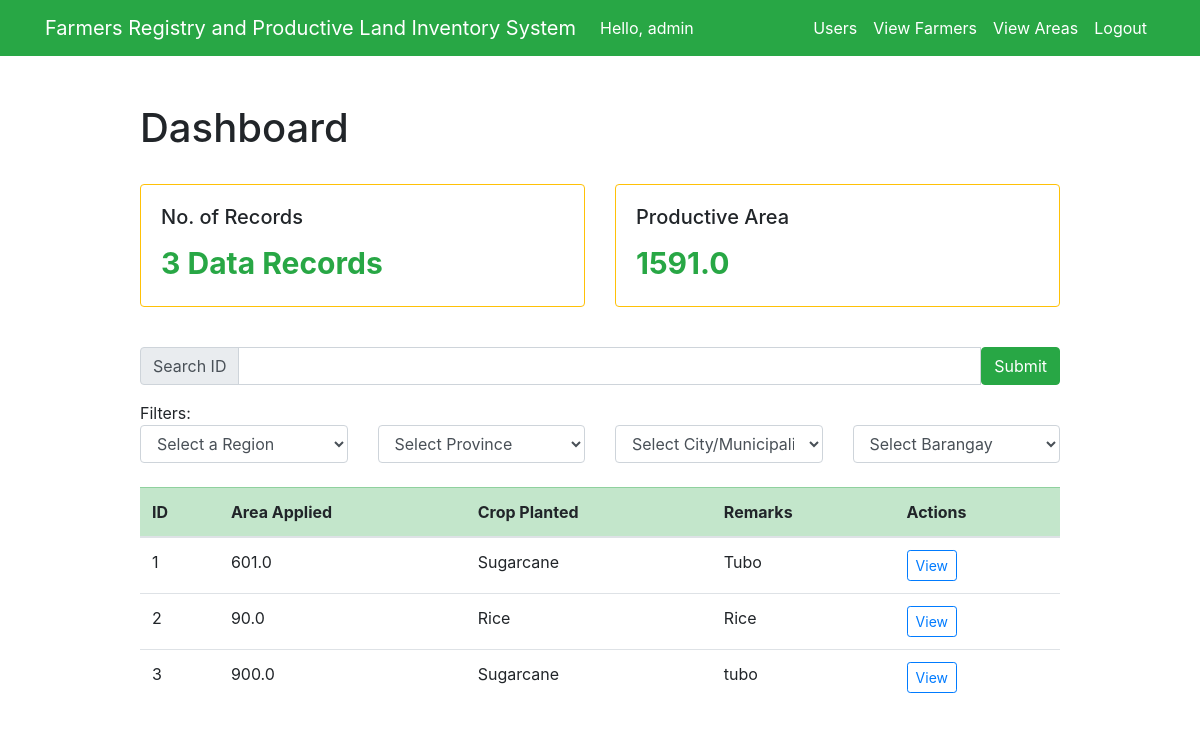
/dashboard/area (signed in), run on an earlier commit of the app's database.
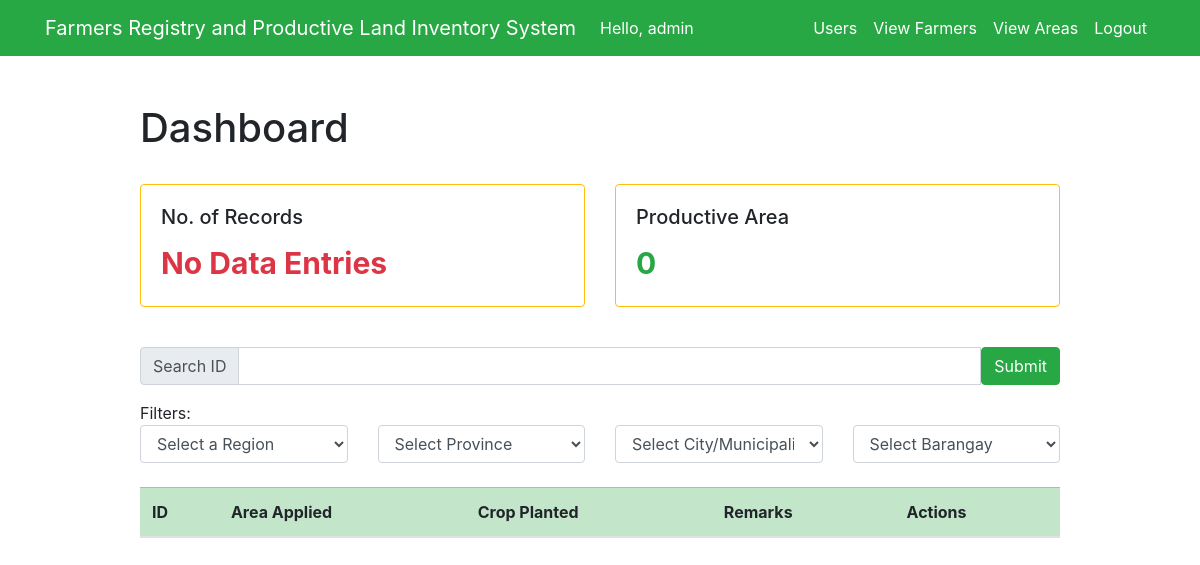
And on a later commit of the database.
### test_app/models.py (models this page shows)
class UsersAreaInfo(models.Model):
    RICE = 'Rice'
    CORN = 'Corn'
    SUGARCANE = 'Sugarcane'
    PLANTED = [
        (RICE, 'Rice'),
        (CORN, 'Corn'),
        (SUGARCANE, 'Sugarcane'),
    ]
    farmer_id = models.ForeignKey(Farmer, models.CASCADE, db_column='farmer_id')
    total_area = models.FloatField()
    crop_planted = models.CharField(max_length=9, choices=PLANTED, default=RICE, blank=True, null=True)
    remarks = models.CharField(max_length=100, blank=True, null=True)
    sketch_plan = models.FileField(upload_to='documents_sp/', max_length=254, blank=True)
    map = models.FileField(upload_to='documents_map/', max_length=254, blank=True)
    google_earth = models.FileField(upload_to='documents_ge/', max_length=254, blank=True)
    area_coordinates = models.FileField(upload_to='documents_coordinates/', max_length=254, blank=True)
    profile_field = models.CharField(max_length=250)
    soil_ph = models.IntegerField()
    region = models.CharField(max_length=200)
    province = models.CharField(max_length=200)
    muncity = models.CharField(max_length=200)
    brgy = models.CharField(max_length=200)

### test_app/views.py (the view, shortened to what this page needs)
# urls.py: path('dashboard/area', views.viewarea_dashboard, name='viewarea_dashboard'),
@login_required(login_url='/')
def viewarea_dashboard(request):
    if request.method == 'GET':
        data_entries = UsersAreaInfo.objects.all()
        regions = RegionCode.objects.all()
        pa = data_entries
        list_pa = []
        if not pa:
            productive_area = 0
        else:
            list_pa.clear()
            for area in pa:
                list_pa.append(area.total_area)
            np_pa = np.array([list_pa])
            productive_area = np.sum(np_pa)
        context = {
            'data_entries': data_entries,
            'productive_area': productive_area,
            'regions': regions,
        }
        return render(request, 'test_app/viewarea_dashboard.html', context)

### test_app/templates/test_app/viewarea_dashboard.html (shortened to what this page needs)
{% extends "test_app/base.html" %}
{% block content %}
<div class="row justify-content-center mt-5">
    <div class="col-md-10">
        <h1>Dashboard</h1>
        <br>
        <div class="row">
            <div class="col-sm-6 col-lg-6">
                <div class="card border-warning mb-3">
                    <div class="card-body text-warning">
                        <h5 class="card-title text-body">No. of Records</h5>
                        {% if data_entries %}
                            <p class="card-text text-success" style="font-size: 30px;"><strong>{{ data_entries.count }} Data Record{{ data_entries.count|pluralize }}</strong></p>
                        {% else %}
                            <p class="card-text text-danger" style="font-size: 30px;"><strong>No Data Entries</strong></p>
                        {% endif %}
                    </div>
                </div>
            </div>
            <div class="col-sm-6 col-lg-6">
                <div class="card border-warning mb-3">
                    <div class="card-body text-warning">
                        <h5 class="card-title text-body">Productive Area</h5>
                        <p class="card-text text-success" style="font-size: 30px;"><strong>{{ productive_area }}</strong></p>
                    </div>
                </div>
            </div>
        </div>
        <br>
        <form action="" id="searchForm" method="POST">
            <div class="input-group mb-3">
                <div class="input-group-prepend">
                    <span class="input-group-text" id="inputGroup-sizing-default">Search ID</span>
                </div>
                <input type="text" class="form-control" aria-label="Search" aria-describedby="inputGroup-sizing-default" id="search" name="search">
                <button type="submit" class="btn btn-success">Submit</button>
            </div>
            Filters: <br>
            <div class="row">
                <div class="col-sm-12 col-md-6 col-lg-3">
                    <select class="form-select form-control" name="region" id="region" onchange="populateProvince(this)" aria-label="Select Region">
                        <option value="0" selected>Select a Region</option>
                    </select>
                </div>
                <div class="col-sm-12 col-md-6 col-lg-3">
                    <select class="form-select form-control" name="province" id="province" onchange="populateMunCity(this)" aria-label="Select Province">
                        <option value="0" selected>Select Province</option>
                    </select>
                </div>
                <div class="col-sm-12 col-md-6 col-lg-3">
                    <select class="form-select form-control" name="muncity" id="muncity" onchange="populateBrgy(this)" aria-label="Select City/Municipality">
                        <option value="0" selected>Select City/Municipality</option>
                    </select>
                </div>
                <div class="col-sm-12 col-md-6 col-lg-3">
                    <select class="form-select form-control" name="brgy" id="brgy" aria-label="Select Barangay">
                        <option value="0" selected>Select Barangay</option>
                    </select>
                </div>
            </div>
        </form>
        <br>
        <table class="table table-hover table-stripped table-responsive-md" id="profile_list">
            <thead class="table-success">
                <tr>
                    <th scope="col">ID</th>
                    <th scope="col">Area Applied</th>
                    <th scope="col">Crop Planted</th>
                    <th scope="col">Remarks</th>
                    <th scope="col" align="center">Actions</th>
                </tr>
            </thead>
            <tbody>
                {% for data in data_entries %}
                    <tr>
                        <td scope="row">{{ data.id }}</td>
                        <td>{{ data.total_area }}</td>
                        <td>{{ data.crop_planted }}</td>
                        <td>{{ data.remarks }}</td>
                        <td><a type="button" class="btn btn-outline-primary btn-sm text-primary" href="{% url 'view_area_admin' data.id %}">View</a>
                    </tr>
                {% endfor %}
            </tbody>
        </table>
    </div>
</div>
{% endblock %}

### test_app/templates/test_app/base.html (shortened to what this page needs)
<!doctype html>
<html lang="en">
<head>
    <link rel="stylesheet" href="https://stackpath.bootstrapcdn.com/bootstrap/4.4.1/css/bootstrap.min.css">
</head>
<body>
<nav class="navbar navbar-expand-md navbar-light bg-success">
<div class="container">
    {% if user.is_superuser %}<a class="navbar-brand" href="{% url 'user_dashboard' %}">{% else %}<a class="navbar-brand" href="{% url 'user_info' %}">{% endif %}
        <span class="text-white">Farmers Registry and Productive Land Inventory System</span>
    </a>
    <div class="collapse navbar-collapse" id="navbarNav">
        {% if user.is_authenticated %}
            <ul class="navbar-nav mr-auto">
                <li class="nav-item">
                    <span class="nav-link text-white">Hello, {{ request.user }}</span>
                </li>
            </ul>
        {% endif %}
    <ul class="navbar-nav ml-auto">
        {% if user.is_authenticated %}
            <li class="nav-item">
                {% if user.is_superuser %}
                    <a href="{% url 'user_list' %}" class="nav-link text-white">Users</a>
                {% endif %}
            </li>
            <li class="nav-item">
                {% if user.is_superuser %}
                    <a href="{% url 'user_dashboard' %}" class="nav-link text-white">View Farmers</a>
                {% endif %}
            </li>
            <li class="nav-item">
                {% if user.is_superuser %}
                    <a href="{% url 'viewarea_dashboard' %}" class="nav-link text-white">View Areas</a>
                {% endif %}
            </li>
            <li class="nav-item">
                <a href="#" onclick="$('#signOutBtn').click()" class="nav-link text-white">Logout</a>
            </li>
        {% endif %}
    </ul>
    </div>
</div>
</nav>
<div class="container">
{% block content %}{% endblock %}
</div>
</body>
</html>

What changed in the data, as far as the page shows it:
removed UsersAreaInfo: id "1", total_area "601.0", crop_planted "Sugarcane", remarks "Tubo"
removed UsersAreaInfo: id "2", total_area "90.0", crop_planted "Rice", remarks "Rice"
removed UsersAreaInfo: id "3", total_area "900.0", crop_planted "Sugarcane", remarks "tubo"
Also different on the page:
{{ productive_area }}: "1591.0" → "0"
{{ data_entries.count }}: "3" → (not shown)
text no longer shown: "Data Record"
text now shown: "No Data Entries"
